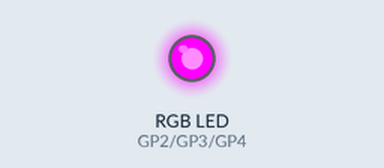
Recording of a program running on a simulated Raspberry Pi Pico running MicroPython. Shown: an RGB LED mixed from three pins (HIGH = lit).

Above: at 0.1 s.
Timing chart, 0 to 1.6 s (numbered marks = the images above):
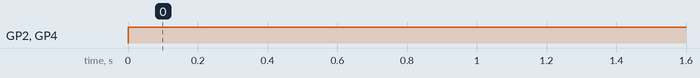

The program:

RGB_Lamp.py
```python
from machine import Pin, PWM
from time import sleep

red = PWM(Pin(2))
green = PWM(Pin(3))
blue = PWM(Pin(4))

red.freq(1000)
green.freq(1000)
blue.freq(1000)

def set_coulor(r,g,b):
    red.duty_u16(r*257)
    green.duty_u16(g*257)
    blue.duty_u16(b*257)

while True:
    r = 255
    g = 0
    b = 255


    set_coulor(r,g,b)
```

Measured:
- by itself, GP2 (red), GP4 (blue): LOW → HIGH at 0.00 s
